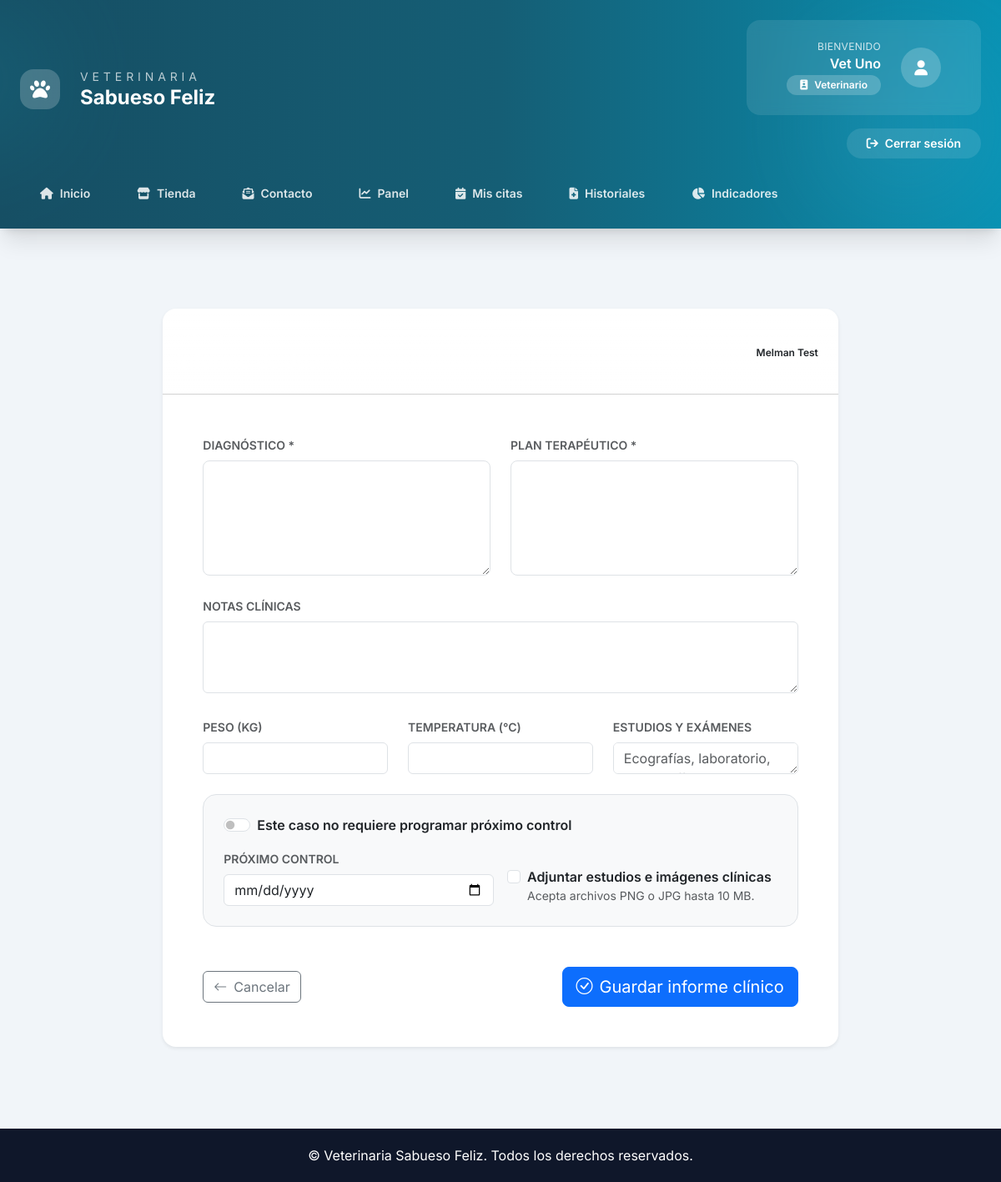
The app's page /atender_cita/3/ (signed in) with its own data.
### Core/models.py (models this page shows, shortened)
class User(AbstractUser):
    ROLES = (
        ("ADMIN", "Administrador"),
        ("VET", "Veterinario"),
        ("ADMIN_OP", "Administrativo"),
        ("OWNER", "Propietario"),
    )
    rol = models.CharField(max_length=20, choices=ROLES)
    telefono = models.CharField(max_length=20, blank=True)
    direccion = models.CharField(max_length=200, blank=True)
    activo = models.BooleanField(default=True)
    avatar = models.ImageField(upload_to="avatars/", blank=True, null=True)
    especialidad = models.CharField(max_length=100, blank=True)  # para veterinarios

class Cita(models.Model):
    ESTADOS = (
        ("pendiente", "Pendiente"),
        ("programada", "Programada"),
        ("atendida", "Atendida"),
        ("cancelada", "Cancelada"),
    )
    TIPOS = (
        ("consulta", "Consulta"),
        ("vacunacion", "Vacunación"),
        ("cirugia", "Cirugía"),
    )
    paciente = models.ForeignKey(Paciente, on_delete=models.CASCADE)
    veterinario = models.ForeignKey(
        User,
        limit_choices_to={"rol": "VET"},
        on_delete=models.SET_NULL,
        null=True,
        blank=True,
    )
    fecha_solicitada = models.DateField(default=timezone.now)
    fecha_hora = models.DateTimeField(blank=True, null=True)
    duracion = models.IntegerField(default=30)  # duración en minutos
    tipo = models.CharField(max_length=50, choices=TIPOS, default="consulta")
    estado = models.CharField(max_length=20, choices=ESTADOS, default="pendiente")
    notas = models.TextField(blank=True)

class Paciente(models.Model):
    nombre = models.CharField(max_length=100)
    especie = models.CharField(max_length=50)
    raza = models.CharField(max_length=50, blank=True)
    sexo = models.CharField(max_length=10)
    fecha_nacimiento = models.DateField()
    propietario = models.ForeignKey(Propietario, on_delete=models.CASCADE)
    vacunas = models.TextField(blank=True)
    alergias = models.TextField(blank=True)
    foto = models.ImageField(upload_to="pacientes/", blank=True, null=True)

class Propietario(models.Model):
    user = models.OneToOneField(User, on_delete=models.CASCADE)
    telefono = models.CharField(max_length=20, blank=True)
    direccion = models.CharField(max_length=200, blank=True)
    ciudad = models.CharField(max_length=100, blank=True)
    notas = models.TextField(blank=True)

### Core/views.py (the view, shortened to what this page needs)
# urls.py: path('atender_cita/<int:cita_id>/', views.atender_cita, name='atender_cita'),
@login_required
def atender_cita(request, cita_id):
    cita = get_object_or_404(Cita, id=cita_id)
    if request.user.rol != "VET":
        messages.error(request, "No tienes permiso para atender esta cita.")
        return redirect("dashboard")
    historial_existente = getattr(cita, "historial_medico", None)
    return render(
        request,
        "core/atender_cita.html",
        {"cita": cita, "historial_existente": historial_existente},
    )

### Core/templates/core/atender_cita.html (shortened to what this page needs)
{% extends "core/base.html" %}
{% block content %}
<div class="container py-5">
    <div class="row justify-content-center">
        <div class="col-xl-10">
            <div class="card shadow-sm border-0 rounded-4 overflow-hidden">
                <div class="card-header bg-gradient text-white py-4"
                     style="background: linear-gradient(135deg, #0f172a 0%, #2563eb 50%, #38bdf8 100%);">
                    <div class="d-flex flex-column flex-md-row align-items-md-center justify-content-between gap-3">
                        <div>
                            <p class="text-uppercase small mb-1 text-white-50 fw-semibold">Atención clínica</p>
                            <h1 class="h4 mb-0">Informe de {{ cita.paciente.nombre }}</h1>
                        </div>
                        <div class="text-end">
                            <span class="badge bg-white text-dark fw-semibold">{{ cita.paciente.propietario.user.get_full_name|default:cita.paciente.propietario.user.username }}</span>
                        </div>
                    </div>
                </div>
                <div class="card-body p-4 p-xl-5">
                    <form method="post" enctype="multipart/form-data" class="needs-validation" novalidate>
                        <div class="row g-4">
                            <div class="col-lg-6">
                                <label for="diagnostico" class="form-label fw-semibold text-muted text-uppercase small">Diagnóstico *</label>
                                <textarea id="diagnostico" name="diagnostico" rows="4" class="form-control form-control-lg" required>{{ historial_existente.diagnostico|default:"" }}</textarea>
                            </div>
                            <div class="col-lg-6">
                                <label for="tratamiento" class="form-label fw-semibold text-muted text-uppercase small">Plan terapéutico *</label>
                                <textarea id="tratamiento" name="tratamiento" rows="4" class="form-control form-control-lg" required>{{ historial_existente.tratamiento|default:"" }}</textarea>
                            </div>
                        </div>
                        <div class="mt-4">
                            <label for="notas" class="form-label fw-semibold text-muted text-uppercase small">Notas clínicas</label>
                            <textarea id="notas" name="notas" rows="3" class="form-control">{{ historial_existente.notas|default:"" }}</textarea>
                        </div>
                        <div class="row g-4 mt-1">
                            <div class="col-md-4">
                                <label for="peso" class="form-label fw-semibold text-muted text-uppercase small">Peso (kg)</label>
                                <input type="number" step="0.01" min="0" class="form-control" id="peso" name="peso" value="{{ historial_existente.peso|default:"" }}">
                            </div>
                            <div class="col-md-4">
                                <label for="temperatura" class="form-label fw-semibold text-muted text-uppercase small">Temperatura (°C)</label>
                                <input type="number" step="0.1" class="form-control" id="temperatura" name="temperatura" value="{{ historial_existente.temperatura|default:"" }}">
                            </div>
                            <div class="col-md-4">
                                <label for="examenes" class="form-label fw-semibold text-muted text-uppercase small">Estudios y exámenes</label>
                                <textarea id="examenes" name="examenes" rows="1" class="form-control" placeholder="Ecografías, laboratorio, radiografías...">{{ historial_existente.examenes|default:"" }}</textarea>
                            </div>
                        </div>
                        <div class="border rounded-4 p-4 mt-4 bg-light">
                            <div class="form-check form-switch mb-3">
                                <input class="form-check-input" type="checkbox" role="switch" id="sin_proximo_control" name="sin_proximo_control" {% if historial_existente.sin_proximo_control %}checked{% endif %}>
                                <label class="form-check-label fw-semibold" for="sin_proximo_control">Este caso no requiere programar próximo control</label>
                            </div>
                            <div class="row g-3 align-items-end">
                                <div class="col-md-6">
                                    <label for="proximo_control" class="form-label fw-semibold text-muted text-uppercase small">Próximo control</label>
                                    <input type="date" class="form-control" id="proximo_control" name="proximo_control" value="{{ historial_existente.proximo_control|date:'Y-m-d' }}">
                                </div>
                                <div class="col-md-6">
                                    <div class="form-check">
                                        <input class="form-check-input" type="checkbox" id="adjuntar_estudios" name="adjuntar_estudios">
                                        <label class="form-check-label fw-semibold" for="adjuntar_estudios">
                                            Adjuntar estudios e imágenes clínicas
                                        </label>
                                        <p class="small text-muted mb-0">Acepta archivos PNG o JPG hasta 10 MB.</p>
                                    </div>
                                </div>
                            </div>
                        </div>
                        <div class="d-flex flex-wrap justify-content-between align-items-center mt-5 gap-3">
                            <a href="{% url 'detalle_cita' cita.id %}" class="btn btn-outline-secondary">
                                <i class="bi bi-arrow-left me-2"></i>Cancelar
                            </a>
                            <button type="submit" class="btn btn-primary btn-lg">
                                <i class="bi bi-check-circle me-2"></i>Guardar informe clínico
                            </button>
                        </div>
                    </form>
                </div>
            </div>
        </div>
    </div>
</div>
{% endblock %}

### Core/templates/core/partials/header.html (shortened to what this page needs)
{% with current=request.resolver_match.url_name %}
<header class="relative overflow-hidden bg-gradient-to-r from-cyan-900 via-cyan-800 to-cyan-600 text-white shadow-xl">
    <div class="pointer-events-none absolute inset-0 opacity-20">
        <div class="absolute -left-32 top-0 h-48 w-48 rounded-full bg-cyan-400/60 blur-3xl"></div>
        <div class="absolute right-0 top-10 h-56 w-56 rounded-full bg-sky-300/50 blur-3xl"></div>
    </div>
    <div class="relative z-10 max-w-7xl mx-auto px-4 sm:px-6 lg:px-8 py-6">
        <div class="flex flex-col gap-6">
            <div class="flex flex-col gap-4 lg:flex-row lg:items-center lg:justify-between">
                <div class="flex items-center gap-4">
                    <div class="flex h-12 w-12 items-center justify-center rounded-2xl bg-white/20">
                        <i class="fas fa-paw text-2xl"></i>
                    </div>
                    <div>
                        <p class="text-sm uppercase tracking-[0.35em] text-white/70">Veterinaria</p>
                        <a href="{% url 'landing' %}" class="text-2xl font-bold leading-tight text-white hover:text-cyan-100">
                            Sabueso Feliz
                        </a>
                    </div>
                </div>
                {% if request.user.is_authenticated %}
                    <div class="flex flex-col gap-3 text-white lg:items-end">
                        <div class="flex items-center gap-4 rounded-2xl bg-white/10 px-5 py-4 backdrop-blur">
                            <div class="text-right">
                                <p class="text-xs uppercase tracking-wide text-white/80">Bienvenido</p>
                                <p class="font-semibold">{{ request.user.get_full_name|default:request.user.username }}</p>
                                <span class="inline-flex items-center gap-2 rounded-full bg-white/20 px-3 py-1 text-xs font-semibold">
                                    <i class="fas fa-id-badge"></i>
                                    {{ request.user.get_rol_display }}
                                </span>
                            </div>
                            <div class="flex h-12 w-12 items-center justify-center rounded-full bg-white/20">
                                <i class="fas fa-user text-lg"></i>
                            </div>
                        </div>
                        <div class="flex flex-wrap items-center justify-end gap-2">
                            <a href="{% url 'logout' %}"
                               class="inline-flex items-center gap-2 rounded-full bg-white/10 px-4 py-2 text-sm font-semibold transition hover:bg-white/20">
                                <i class="fas fa-arrow-right-from-bracket"></i>
                                Cerrar sesión
                            </a>
                        </div>
                    </div>
                {% endif %}
            </div>
            <nav class="flex flex-wrap items-center gap-2">
                <a href="{% url 'landing' %}"
                   class="rounded-full px-4 py-2 text-sm font-semibold transition-colors {% if current == 'landing' %}bg-white text-cyan-900 shadow{% else %}text-white/85 hover:bg-white/10{% endif %}">
                    <i class="fas fa-home mr-2"></i>Inicio
                </a>
                <a href="{% url 'tienda' %}"
                   class="rounded-full px-4 py-2 text-sm font-semibold transition-colors {% if current == 'tienda' or current == 'detalle_producto' %}bg-white text-cyan-900 shadow{% else %}text-white/85 hover:bg-white/10{% endif %}">
                    <i class="fas fa-store mr-2"></i>Tienda
                </a>
                <a href="{% url 'contacto' %}"
                   class="rounded-full px-4 py-2 text-sm font-semibold transition-colors {% if current == 'contacto' %}bg-white text-cyan-900 shadow{% else %}text-white/85 hover:bg-white/10{% endif %}">
                    <i class="fas fa-envelope-open-text mr-2"></i>Contacto
                </a>
                {% if request.user.is_authenticated %}
                    <a href="{% url 'dashboard' %}"
                       class="rounded-full px-4 py-2 text-sm font-semibold transition-colors {% if current == 'dashboard' %}bg-white text-cyan-900 shadow{% else %}text-white/85 hover:bg-white/10{% endif %}">
                        <i class="fas fa-chart-line mr-2"></i>Panel
                    </a>
                    {% if request.user.rol == "ADMIN" %}
                        <a href="{% url 'dashboard_veterinarios' %}"
                           class="rounded-full px-4 py-2 text-sm font-semibold transition-colors {% if current == 'dashboard_veterinarios' %}bg-white text-cyan-900 shadow{% else %}text-white/85 hover:bg-white/10{% endif %}">
                            <i class="fas fa-user-md mr-2"></i>Equipo
                        </a>
                        <a href="{% url 'admin_productos_list' %}"
                           class="rounded-full px-4 py-2 text-sm font-semibold transition-colors {% if current == 'admin_productos_list' %}bg-white text-cyan-900 shadow{% else %}text-white/85 hover:bg-white/10{% endif %}">
                            <i class="fas fa-box-open mr-2"></i>Inventario
                        </a>
                    {% elif request.user.rol == "ADMIN_OP" %}
                        <a href="{% url 'dashboard_veterinarios' %}"
                           class="rounded-full px-4 py-2 text-sm font-semibold transition-colors {% if current == 'dashboard_veterinarios' %}bg-white text-cyan-900 shadow{% else %}text-white/85 hover:bg-white/10{% endif %}">
                            <i class="fas fa-user-md mr-2"></i>Equipo
                        </a>
                    {% elif request.user.rol == "VET" %}
                        <a href="{% url 'mis_citas' %}"
                           class="rounded-full px-4 py-2 text-sm font-semibold transition-colors {% if current == 'mis_citas' or current == 'detalle_cita' %}bg-white text-cyan-900 shadow{% else %}text-white/85 hover:bg-white/10{% endif %}">
                            <i class="fas fa-calendar-check mr-2"></i>Mis citas
                        </a>
                        <a href="{% url 'historial_medico_vet' %}"
                           class="rounded-full px-4 py-2 text-sm font-semibold transition-colors {% if current == 'historial_medico_vet' or current == 'detalle_historial' %}bg-white text-cyan-900 shadow{% else %}text-white/85 hover:bg-white/10{% endif %}">
                            <i class="fas fa-file-medical mr-2"></i>Historiales
                        </a>
                        <a href="{% url 'dashboard_veterinarios' %}"
                           class="rounded-full px-4 py-2 text-sm font-semibold transition-colors {% if current == 'dashboard_veterinarios' or current == 'dashboard_veterinarios_indicadores' %}bg-white text-cyan-900 shadow{% else %}text-white/85 hover:bg-white/10{% endif %}">
                            <i class="fas fa-chart-pie mr-2"></i>Indicadores
                        </a>
                    {% endif %}
                {% endif %}
            </nav>
        </div>
    </div>
</header>
{% endwith %}

### Core/templates/core/base.html (style rules this page uses)
body { font-family: 'Inter', sans-serif; background-color: #f5f7fa; }

### records on screen
User: user.get_full_name "Vet Uno", user.rol "Veterinario"
Cita: paciente.propietario.user.get_full_name "Melman Test"
